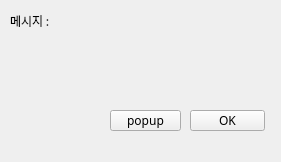
<?xml version="1.0" encoding="UTF-8"?>
<ui version="4.0">
 <class>Form</class>
 <widget class="QWidget" name="Form">
  <property name="geometry">
   <rect>
    <x>0</x>
    <y>0</y>
    <width>281</width>
    <height>162</height>
   </rect>
  </property>
  <property name="sizePolicy">
   <sizepolicy hsizetype="Fixed" vsizetype="Fixed">
    <horstretch>0</horstretch>
    <verstretch>0</verstretch>
   </sizepolicy>
  </property>
  <property name="minimumSize">
   <size>
    <width>281</width>
    <height>162</height>
   </size>
  </property>
  <property name="maximumSize">
   <size>
    <width>281</width>
    <height>162</height>
   </size>
  </property>
  <property name="font">
   <font>
    <family>나눔고딕코딩</family>
   </font>
  </property>
  <property name="windowTitle">
   <string>MainApp</string>
  </property>
  <widget class="QLabel" name="lblMessage">
   <property name="geometry">
    <rect>
     <x>10</x>
     <y>10</y>
     <width>250</width>
     <height>21</height>
    </rect>
   </property>
   <property name="font">
    <font>
     <family>나눔고딕코딩</family>
    </font>
   </property>
   <property name="text">
    <string>메시지 :</string>
   </property>
  </widget>
  <widget class="QPushButton" name="btnOK">
   <property name="geometry">
    <rect>
     <x>190</x>
     <y>110</y>
     <width>75</width>
     <height>21</height>
    </rect>
   </property>
   <property name="text">
    <string>OK</string>
   </property>
  </widget>
  <widget class="QPushButton" name="btnPOP">
   <property name="geometry">
    <rect>
     <x>110</x>
     <y>110</y>
     <width>71</width>
     <height>21</height>
    </rect>
   </property>
   <property name="text">
    <string>popup</string>
   </property>
  </widget>
 </widget>
 <resources/>
 <connections/>
</ui>
